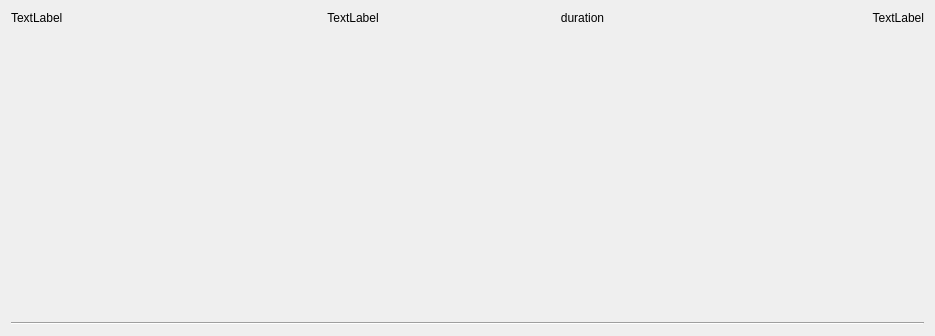
<?xml version="1.0" encoding="UTF-8"?>
<ui version="4.0">
 <class>RouteOneItemWIdget</class>
 <widget class="QWidget" name="RouteOneItemWIdget">
  <property name="geometry">
   <rect>
    <x>0</x>
    <y>0</y>
    <width>935</width>
    <height>336</height>
   </rect>
  </property>
  <property name="windowTitle">
   <string>Form</string>
  </property>
  <layout class="QVBoxLayout" name="verticalLayout">
   <item>
    <layout class="QHBoxLayout" name="horizontalLayout">
     <item>
      <widget class="QLabel" name="startTime">
       <property name="text">
        <string>TextLabel</string>
       </property>
       <property name="alignment">
        <set>Qt::AlignLeading|Qt::AlignLeft|Qt::AlignVCenter</set>
       </property>
      </widget>
     </item>
     <item>
      <widget class="QLabel" name="stopTime">
       <property name="text">
        <string>TextLabel</string>
       </property>
       <property name="alignment">
        <set>Qt::AlignCenter</set>
       </property>
      </widget>
     </item>
     <item>
      <widget class="QLabel" name="duration">
       <property name="lineWidth">
        <number>0</number>
       </property>
       <property name="text">
        <string>duration</string>
       </property>
       <property name="alignment">
        <set>Qt::AlignCenter</set>
       </property>
      </widget>
     </item>
     <item>
      <widget class="QLabel" name="endTime">
       <property name="text">
        <string>TextLabel</string>
       </property>
       <property name="alignment">
        <set>Qt::AlignRight|Qt::AlignTrailing|Qt::AlignVCenter</set>
       </property>
      </widget>
     </item>
    </layout>
   </item>
   <item>
    <layout class="QHBoxLayout" name="horizontalLayout_2">
     <item>
      <spacer name="verticalSpacer">
       <property name="orientation">
        <enum>Qt::Vertical</enum>
       </property>
       <property name="sizeType">
        <enum>QSizePolicy::Expanding</enum>
       </property>
       <property name="sizeHint" stdset="0">
        <size>
         <width>0</width>
         <height>0</height>
        </size>
       </property>
      </spacer>
     </item>
     <item>
      <widget class="QWidget" name="routeItems" native="true">
       <property name="sizePolicy">
        <sizepolicy hsizetype="Minimum" vsizetype="Minimum">
         <horstretch>0</horstretch>
         <verstretch>0</verstretch>
        </sizepolicy>
       </property>
      </widget>
     </item>
     <item>
      <spacer name="verticalSpacer_2">
       <property name="orientation">
        <enum>Qt::Vertical</enum>
       </property>
       <property name="sizeType">
        <enum>QSizePolicy::Expanding</enum>
       </property>
       <property name="sizeHint" stdset="0">
        <size>
         <width>0</width>
         <height>0</height>
        </size>
       </property>
      </spacer>
     </item>
    </layout>
   </item>
   <item>
    <widget class="Line" name="line">
     <property name="orientation">
      <enum>Qt::Horizontal</enum>
     </property>
    </widget>
   </item>
  </layout>
 </widget>
 <resources/>
 <connections/>
</ui>
